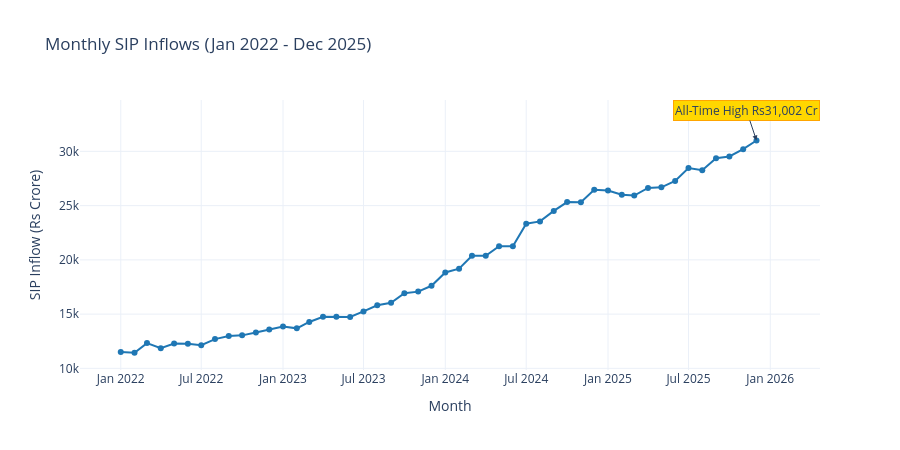

This figure's notebook cell:
### Code cell
print("SIP columns:", df_sip.columns.tolist())
print(df_sip.head(3))

df_sip["month_dt"] = pd.to_datetime(df_sip["month"], errors="coerce")
df_sip_sorted = df_sip.sort_values("month_dt")

sip_col = "sip_inflow_crore"

fig = px.line(
    df_sip_sorted,
    x="month_dt",
    y=sip_col,
    title="Monthly SIP Inflows (Jan 2022 - Dec 2025)",
    labels={sip_col: "SIP Inflow (Rs Crore)", "month_dt": "Month"},
    template="plotly_white",
    markers=True
)

max_val = df_sip_sorted[sip_col].max()
max_row = df_sip_sorted[df_sip_sorted[sip_col] == max_val].iloc[0]

fig.add_annotation(
    x=max_row["month_dt"],
    y=max_val,
    text=f"All-Time High Rs{max_val:,.0f} Cr",
    showarrow=True,
    arrowhead=2,
    bgcolor="gold",
    bordercolor="orange"
)

fig.update_traces(line_color="#1f77b4", line_width=2)
fig.update_layout(height=450)
fig.show()
fig.write_image(str(REPORTS / "chart3_sip_inflow.png"))
print("Chart 3 saved")

### Figure 1 — Plotly figure (JSON) as saved in the notebook; plotly's stock layout.template omitted (floating-point values rounded to 4 significant figures)
{"data": [{"hovertemplate": "Month=%{x}<br>SIP Inflow (Rs Crore)=%{y}<extra></extra>", "legendgroup": "", "line": {"color": "#1f77b4", "dash": "solid", "width": 2}, "marker": {"symbol": "circle"}, "mode": "lines+markers", "name": "", "orientation": "v", "showlegend": false, "type": "scatter", "x": ["2022-01-01T00:00:00.000000", "2022-02-01T00:00:00.000000", "2022-03-01T00:00:00.000000", "2022-04-01T00:00:00.000000", "2022-05-01T00:00:00.000000", "2022-06-01T00:00:00.000000", "2022-07-01T00:00:00.000000", "2022-08-01T00:00:00.000000", "2022-09-01T00:00:00.000000", "2022-10-01T00:00:00.000000", "2022-11-01T00:00:00.000000", "2022-12-01T00:00:00.000000", "2023-01-01T00:00:00.000000", "2023-02-01T00:00:00.000000", "2023-03-01T00:00:00.000000", "2023-04-01T00:00:00.000000", "2023-05-01T00:00:00.000000", "2023-06-01T00:00:00.000000", "2023-07-01T00:00:00.000000", "2023-08-01T00:00:00.000000", "2023-09-01T00:00:00.000000", "2023-10-01T00:00:00.000000", "2023-11-01T00:00:00.000000", "2023-12-01T00:00:00.000000", "2024-01-01T00:00:00.000000", "2024-02-01T00:00:00.000000", "2024-03-01T00:00:00.000000", "2024-04-01T00:00:00.000000", "2024-05-01T00:00:00.000000", "2024-06-01T00:00:00.000000", "2024-07-01T00:00:00.000000", "2024-08-01T00:00:00.000000", "2024-09-01T00:00:00.000000", "2024-10-01T00:00:00.000000", "2024-11-01T00:00:00.000000", "2024-12-01T00:00:00.000000", "2025-01-01T00:00:00.000000", "2025-02-01T00:00:00.000000", "2025-03-01T00:00:00.000000", "2025-04-01T00:00:00.000000", "2025-05-01T00:00:00.000000", "2025-06-01T00:00:00.000000", "2025-07-01T00:00:00.000000", "2025-08-01T00:00:00.000000", "2025-09-01T00:00:00.000000", "2025-10-01T00:00:00.000000", "2025-11-01T00:00:00.000000", "2025-12-01T00:00:00.000000"], "xaxis": "x", "y": [11517, 11438, 12328, 11863, 12286, 12276, 12140, 12694, 12976, 13040, 13306, 13573, 13856, 13687, 14276, 14749, 14749, 14734, 15245, 15814, 16042, 16928, 17073, 17610, 18838, 19187, 20371, 20371, 21262, 21262, 23332, 23547, 24509, 25323, 25320, 26459, 26400, 25999, 25926, 26632, 26688, 27274, 28464, 28265, 29361, 29529, 30200, 31002], "yaxis": "y"}], "layout": {"annotations": [{"arrowhead": 2, "bgcolor": "gold", "bordercolor": "orange", "showarrow": true, "text": "All-Time High Rs31,002 Cr", "x": "2025-12-01T00:00:00", "y": 31002}], "height": 450, "legend": {"tracegroupgap": 0}, "title": {"text": "Monthly SIP Inflows (Jan 2022 - Dec 2025)"}, "xaxis": {"anchor": "y", "domain": [0, 1], "title": {"text": "Month"}}, "yaxis": {"anchor": "x", "domain": [0, 1], "title": {"text": "SIP Inflow (Rs Crore)"}}}}
